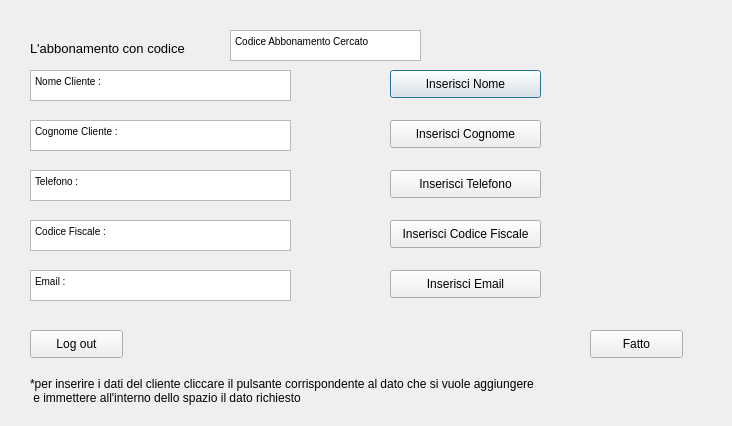
<?xml version="1.0" encoding="UTF-8"?>
<ui version="4.0">
 <class>Dialog</class>
 <widget class="QDialog" name="Dialog">
  <property name="geometry">
   <rect>
    <x>0</x>
    <y>0</y>
    <width>732</width>
    <height>426</height>
   </rect>
  </property>
  <property name="windowTitle">
   <string>Gestione Abbonamenti</string>
  </property>
  <widget class="QLabel" name="label">
   <property name="geometry">
    <rect>
     <x>30</x>
     <y>40</y>
     <width>501</width>
     <height>16</height>
    </rect>
   </property>
   <property name="font">
    <font>
     <pointsize>10</pointsize>
    </font>
   </property>
   <property name="text">
    <string>L'abbonamento con codice                                        creato</string>
   </property>
  </widget>
  <widget class="QTextBrowser" name="textBrowser">
   <property name="geometry">
    <rect>
     <x>230</x>
     <y>30</y>
     <width>191</width>
     <height>31</height>
    </rect>
   </property>
   <property name="html">
    <string>&lt;!DOCTYPE HTML PUBLIC &quot;-//W3C//DTD HTML 4.0//EN&quot; &quot;http://www.w3.org/TR/REC-html40/strict.dtd&quot;&gt;
&lt;html&gt;&lt;head&gt;&lt;meta name=&quot;qrichtext&quot; content=&quot;1&quot; /&gt;&lt;style type=&quot;text/css&quot;&gt;
p, li { white-space: pre-wrap; }
&lt;/style&gt;&lt;/head&gt;&lt;body style=&quot; font-family:'MS Shell Dlg 2'; font-size:7.8pt; font-weight:400; font-style:normal;&quot;&gt;
&lt;p style=&quot; margin-top:0px; margin-bottom:0px; margin-left:0px; margin-right:0px; -qt-block-indent:0; text-indent:0px;&quot;&gt;Codice Abbonamento Cercato&lt;/p&gt;&lt;/body&gt;&lt;/html&gt;</string>
   </property>
  </widget>
  <widget class="QTextBrowser" name="textBrowser_2">
   <property name="geometry">
    <rect>
     <x>30</x>
     <y>70</y>
     <width>261</width>
     <height>31</height>
    </rect>
   </property>
   <property name="html">
    <string>&lt;!DOCTYPE HTML PUBLIC &quot;-//W3C//DTD HTML 4.0//EN&quot; &quot;http://www.w3.org/TR/REC-html40/strict.dtd&quot;&gt;
&lt;html&gt;&lt;head&gt;&lt;meta name=&quot;qrichtext&quot; content=&quot;1&quot; /&gt;&lt;style type=&quot;text/css&quot;&gt;
p, li { white-space: pre-wrap; }
&lt;/style&gt;&lt;/head&gt;&lt;body style=&quot; font-family:'MS Shell Dlg 2'; font-size:7.8pt; font-weight:400; font-style:normal;&quot;&gt;
&lt;p style=&quot; margin-top:0px; margin-bottom:0px; margin-left:0px; margin-right:0px; -qt-block-indent:0; text-indent:0px;&quot;&gt;Nome Cliente :&lt;/p&gt;&lt;/body&gt;&lt;/html&gt;</string>
   </property>
  </widget>
  <widget class="QTextBrowser" name="textBrowser_3">
   <property name="geometry">
    <rect>
     <x>30</x>
     <y>270</y>
     <width>261</width>
     <height>31</height>
    </rect>
   </property>
   <property name="html">
    <string>&lt;!DOCTYPE HTML PUBLIC &quot;-//W3C//DTD HTML 4.0//EN&quot; &quot;http://www.w3.org/TR/REC-html40/strict.dtd&quot;&gt;
&lt;html&gt;&lt;head&gt;&lt;meta name=&quot;qrichtext&quot; content=&quot;1&quot; /&gt;&lt;style type=&quot;text/css&quot;&gt;
p, li { white-space: pre-wrap; }
&lt;/style&gt;&lt;/head&gt;&lt;body style=&quot; font-family:'MS Shell Dlg 2'; font-size:7.8pt; font-weight:400; font-style:normal;&quot;&gt;
&lt;p style=&quot; margin-top:0px; margin-bottom:0px; margin-left:0px; margin-right:0px; -qt-block-indent:0; text-indent:0px;&quot;&gt;Email :&lt;/p&gt;&lt;/body&gt;&lt;/html&gt;</string>
   </property>
  </widget>
  <widget class="QTextBrowser" name="textBrowser_4">
   <property name="geometry">
    <rect>
     <x>30</x>
     <y>170</y>
     <width>261</width>
     <height>31</height>
    </rect>
   </property>
   <property name="html">
    <string>&lt;!DOCTYPE HTML PUBLIC &quot;-//W3C//DTD HTML 4.0//EN&quot; &quot;http://www.w3.org/TR/REC-html40/strict.dtd&quot;&gt;
&lt;html&gt;&lt;head&gt;&lt;meta name=&quot;qrichtext&quot; content=&quot;1&quot; /&gt;&lt;style type=&quot;text/css&quot;&gt;
p, li { white-space: pre-wrap; }
&lt;/style&gt;&lt;/head&gt;&lt;body style=&quot; font-family:'MS Shell Dlg 2'; font-size:7.8pt; font-weight:400; font-style:normal;&quot;&gt;
&lt;p style=&quot; margin-top:0px; margin-bottom:0px; margin-left:0px; margin-right:0px; -qt-block-indent:0; text-indent:0px;&quot;&gt;Telefono :&lt;/p&gt;&lt;/body&gt;&lt;/html&gt;</string>
   </property>
  </widget>
  <widget class="QTextBrowser" name="textBrowser_5">
   <property name="geometry">
    <rect>
     <x>30</x>
     <y>220</y>
     <width>261</width>
     <height>31</height>
    </rect>
   </property>
   <property name="html">
    <string>&lt;!DOCTYPE HTML PUBLIC &quot;-//W3C//DTD HTML 4.0//EN&quot; &quot;http://www.w3.org/TR/REC-html40/strict.dtd&quot;&gt;
&lt;html&gt;&lt;head&gt;&lt;meta name=&quot;qrichtext&quot; content=&quot;1&quot; /&gt;&lt;style type=&quot;text/css&quot;&gt;
p, li { white-space: pre-wrap; }
&lt;/style&gt;&lt;/head&gt;&lt;body style=&quot; font-family:'MS Shell Dlg 2'; font-size:7.8pt; font-weight:400; font-style:normal;&quot;&gt;
&lt;p style=&quot; margin-top:0px; margin-bottom:0px; margin-left:0px; margin-right:0px; -qt-block-indent:0; text-indent:0px;&quot;&gt;Codice Fiscale :&lt;/p&gt;&lt;/body&gt;&lt;/html&gt;</string>
   </property>
  </widget>
  <widget class="QPushButton" name="pushButton">
   <property name="geometry">
    <rect>
     <x>390</x>
     <y>70</y>
     <width>151</width>
     <height>28</height>
    </rect>
   </property>
   <property name="text">
    <string>Inserisci Nome</string>
   </property>
  </widget>
  <widget class="QTextBrowser" name="textBrowser_6">
   <property name="geometry">
    <rect>
     <x>30</x>
     <y>120</y>
     <width>261</width>
     <height>31</height>
    </rect>
   </property>
   <property name="html">
    <string>&lt;!DOCTYPE HTML PUBLIC &quot;-//W3C//DTD HTML 4.0//EN&quot; &quot;http://www.w3.org/TR/REC-html40/strict.dtd&quot;&gt;
&lt;html&gt;&lt;head&gt;&lt;meta name=&quot;qrichtext&quot; content=&quot;1&quot; /&gt;&lt;style type=&quot;text/css&quot;&gt;
p, li { white-space: pre-wrap; }
&lt;/style&gt;&lt;/head&gt;&lt;body style=&quot; font-family:'MS Shell Dlg 2'; font-size:7.8pt; font-weight:400; font-style:normal;&quot;&gt;
&lt;p style=&quot; margin-top:0px; margin-bottom:0px; margin-left:0px; margin-right:0px; -qt-block-indent:0; text-indent:0px;&quot;&gt;Cognome Cliente :&lt;/p&gt;&lt;/body&gt;&lt;/html&gt;</string>
   </property>
  </widget>
  <widget class="QPushButton" name="pushButton_2">
   <property name="geometry">
    <rect>
     <x>390</x>
     <y>120</y>
     <width>151</width>
     <height>28</height>
    </rect>
   </property>
   <property name="text">
    <string>Inserisci Cognome</string>
   </property>
  </widget>
  <widget class="QPushButton" name="pushButton_3">
   <property name="geometry">
    <rect>
     <x>390</x>
     <y>170</y>
     <width>151</width>
     <height>28</height>
    </rect>
   </property>
   <property name="text">
    <string>Inserisci Telefono</string>
   </property>
  </widget>
  <widget class="QPushButton" name="pushButton_4">
   <property name="geometry">
    <rect>
     <x>390</x>
     <y>220</y>
     <width>151</width>
     <height>28</height>
    </rect>
   </property>
   <property name="text">
    <string>Inserisci Codice Fiscale</string>
   </property>
  </widget>
  <widget class="QPushButton" name="pushButton_5">
   <property name="geometry">
    <rect>
     <x>390</x>
     <y>270</y>
     <width>151</width>
     <height>28</height>
    </rect>
   </property>
   <property name="text">
    <string>Inserisci Email</string>
   </property>
  </widget>
  <widget class="QPushButton" name="pushButton_6">
   <property name="geometry">
    <rect>
     <x>30</x>
     <y>330</y>
     <width>93</width>
     <height>28</height>
    </rect>
   </property>
   <property name="text">
    <string>Log out</string>
   </property>
  </widget>
  <widget class="QPushButton" name="pushButton_7">
   <property name="geometry">
    <rect>
     <x>590</x>
     <y>330</y>
     <width>93</width>
     <height>28</height>
    </rect>
   </property>
   <property name="text">
    <string>Fatto</string>
   </property>
  </widget>
  <widget class="QLabel" name="label_2">
   <property name="geometry">
    <rect>
     <x>30</x>
     <y>370</y>
     <width>681</width>
     <height>41</height>
    </rect>
   </property>
   <property name="text">
    <string>*per inserire i dati del cliente cliccare il pulsante corrispondente al dato che si vuole aggiungere 
 e immettere all'interno dello spazio il dato richiesto</string>
   </property>
  </widget>
 </widget>
 <resources/>
 <connections/>
</ui>
